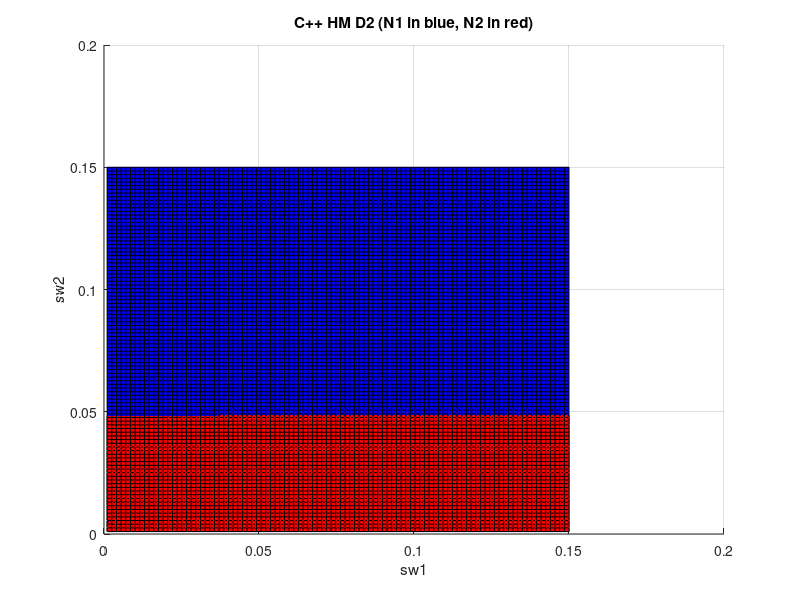

Source code (MATLAB):
function plot_cpp_hmD2()    
    sw1 = linspace(0.001, 0.15, 100);
    sw2 = linspace(0.001, 0.15, 100);
    
    N1_ans = dlmread('c++_hmD2_N1.txt');
    N2_ans = dlmread('c++_hmD2_N2.txt');    

    
    figure;
    hold on;
    grid on;
    h1 = surf(sw1, sw2, N1_ans, 'FaceColor', 'blue');
    h2 = surf(sw1, sw2, N2_ans, 'FaceColor', 'red');
    title('C++ HM D2 (N1 in blue, N2 in red)');
    xlabel('sw1');
    ylabel('sw2');
    
    
    saveas(gcf, 'fig_cpp_hmD2.jpg');
    
    
end
